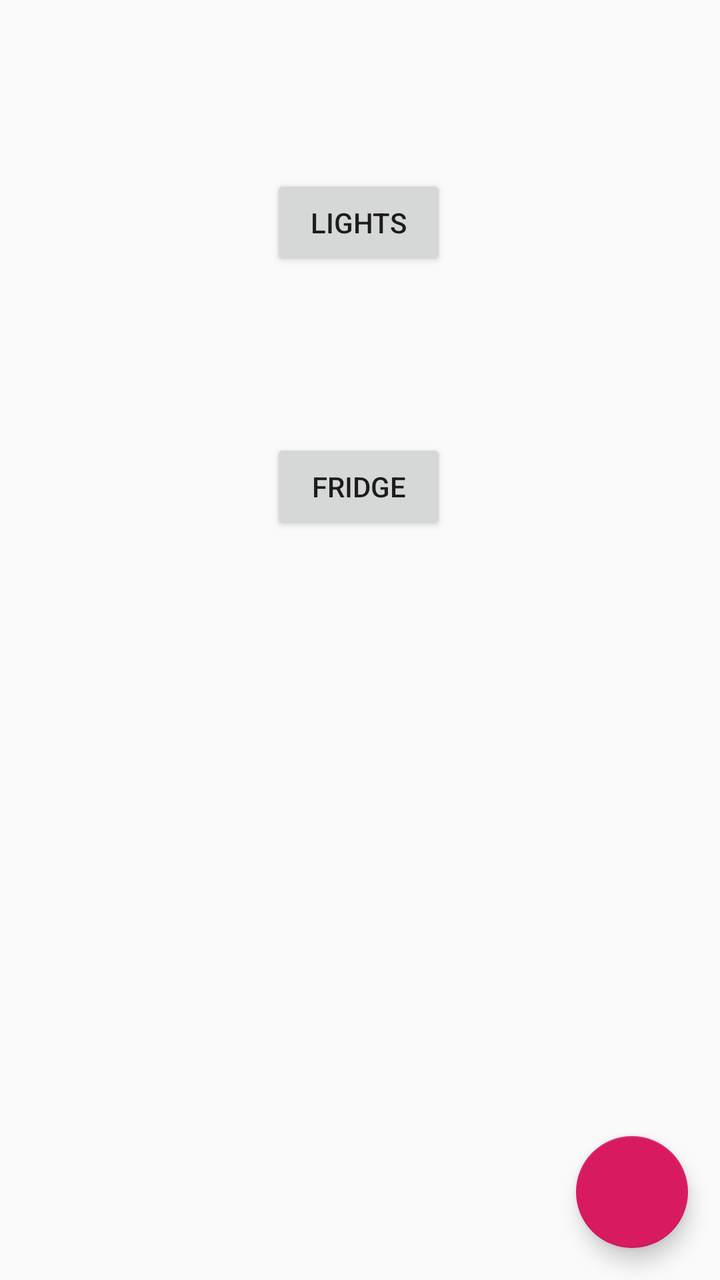
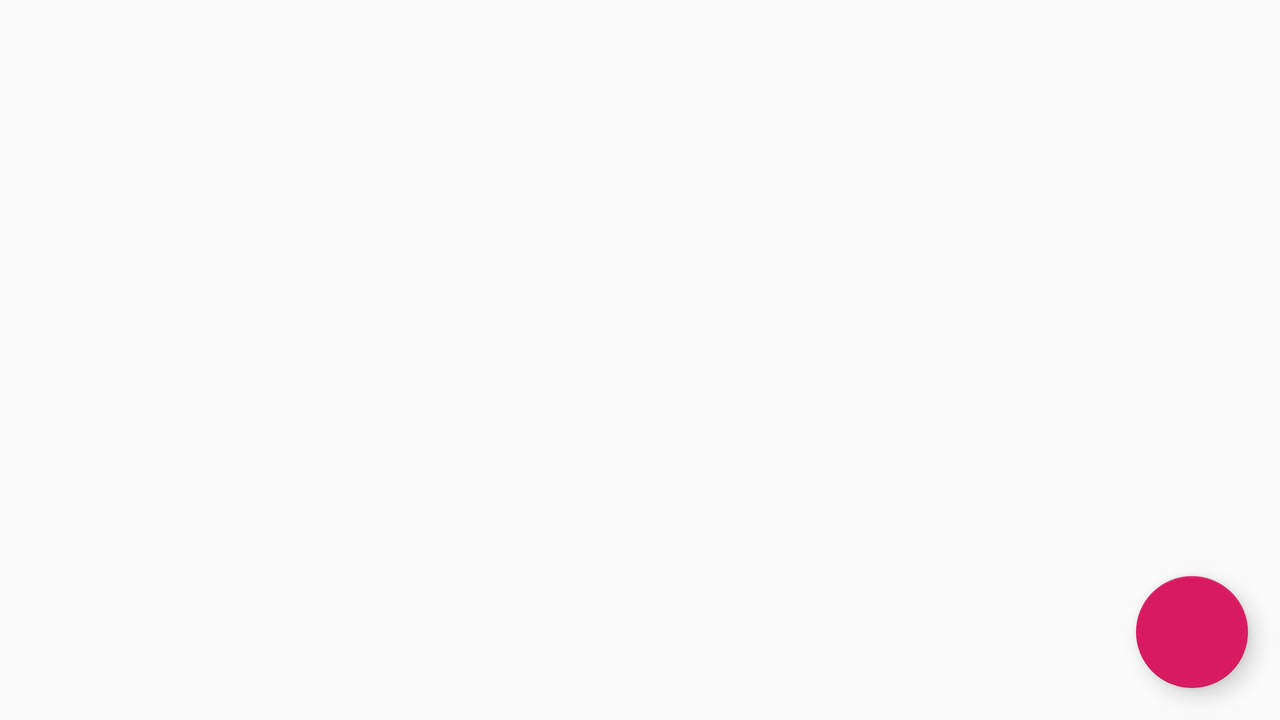

Two renders of one Android screen. The first uses the default layout on a phone; the second uses the alternative layout the repository ships for a different screen configuration, on a matching device. The two XML files are below.
<!-- AndroidManifest.xml: application theme AppTheme -->
<!-- res/layout/devices_fragment.xml -->
<?xml version="1.0" encoding="utf-8"?>
<android.support.constraint.ConstraintLayout xmlns:android="http://schemas.android.com/apk/res/android"
    xmlns:tools="http://schemas.android.com/tools"
    android:layout_width="match_parent"
    android:layout_height="match_parent"
    xmlns:app="http://schemas.android.com/apk/res-auto">

    <GridView
        android:id="@+id/gridview"
        android:layout_width="0dp"
        android:layout_height="0dp"
        android:columnWidth="140dp"
        android:gravity="center"
        android:horizontalSpacing="10dp"
        android:layout_marginTop="10dp"
        android:numColumns="2"
        android:stretchMode="spacingWidthUniform"
        android:verticalSpacing="24dp"
        app:layout_constraintBottom_toBottomOf="parent"
        app:layout_constraintEnd_toEndOf="parent"
        app:layout_constraintStart_toStartOf="parent"
        app:layout_constraintTop_toTopOf="parent" />

    <android.support.design.widget.FloatingActionButton
        android:id="@+id/fab_devices"
        android:layout_width="wrap_content"
        android:layout_height="wrap_content"
        android:layout_gravity="bottom|end"
        android:layout_marginEnd="16dp"
        android:layout_marginRight="16dp"
        android:layout_marginBottom="16dp"
        android:src="@drawable/ic_add_white"
        app:layout_anchor="@id/gridview"
        app:layout_anchorGravity="bottom|right|end"
        app:layout_constraintBottom_toBottomOf="parent"
        app:layout_constraintEnd_toEndOf="parent" />

    <Button
        android:id="@+id/lights_bttn"
        android:layout_width="wrap_content"
        android:layout_height="wrap_content"
        android:layout_marginStart="8dp"
        android:layout_marginLeft="8dp"
        android:layout_marginEnd="8dp"
        android:layout_marginRight="8dp"
        android:layout_marginBottom="8dp"
        android:text="Lights"
        app:layout_constraintBottom_toBottomOf="@+id/gridview"
        app:layout_constraintEnd_toEndOf="parent"
        app:layout_constraintHorizontal_bias="0.498"
        app:layout_constraintStart_toStartOf="parent"
        app:layout_constraintTop_toTopOf="@+id/gridview"
        app:layout_constraintVertical_bias="0.135"/>

    <Button
        android:id="@+id/fridge_bttn"
        android:layout_width="wrap_content"
        android:layout_height="wrap_content"
        android:layout_marginStart="8dp"
        android:layout_marginLeft="8dp"
        android:layout_marginTop="84dp"
        android:layout_marginEnd="8dp"
        android:layout_marginRight="8dp"
        android:text="Fridge"
        app:layout_constraintEnd_toEndOf="parent"
        app:layout_constraintHorizontal_bias="0.498"
        app:layout_constraintStart_toStartOf="parent"
        app:layout_constraintTop_toBottomOf="@+id/lights_bttn" />

</android.support.constraint.ConstraintLayout>
<!-- resources referenced by this layout -->
<resources>
  <style name="AppTheme" parent="Theme.AppCompat.Light.DarkActionBar">
          
          <item name="colorPrimary">@color/colorPrimary</item>
          <item name="colorPrimaryDark">@color/colorPrimaryDark</item>
          <item name="colorAccent">@color/colorAccent</item>
  
      </style>
  <color name="colorPrimary">#008577</color>
  <color name="colorPrimaryDark">#00574B</color>
  <color name="colorAccent">#D81B60</color>
</resources>
<!-- res/layout-land/devices_fragment.xml (the author's variant of the layout above) -->
<!-- drawn on the phone turned sideways -->
<?xml version="1.0" encoding="utf-8"?>
<android.support.constraint.ConstraintLayout xmlns:android="http://schemas.android.com/apk/res/android"
    android:layout_width="match_parent"
    android:layout_height="match_parent"
    xmlns:app="http://schemas.android.com/apk/res-auto">

    <GridView
        android:id="@+id/gridviewDevices"
        android:layout_width="0dp"
        android:layout_height="0dp"
        android:layout_margin="10dp"
        android:columnWidth="100dp"
        android:gravity="center"
        android:numColumns="4"
        android:stretchMode="spacingWidthUniform"
        android:verticalSpacing="36dp"
        app:layout_constraintBottom_toBottomOf="parent"
        app:layout_constraintEnd_toEndOf="parent"
        app:layout_constraintHorizontal_bias="1.0"
        app:layout_constraintStart_toStartOf="parent"
        app:layout_constraintTop_toTopOf="parent"
        app:layout_constraintVertical_bias="0.0" />

    <android.support.design.widget.FloatingActionButton
        android:id="@+id/fab_devices"
        android:layout_width="wrap_content"
        android:layout_height="wrap_content"
        android:layout_gravity="bottom|end"
        android:layout_marginEnd="16dp"
        android:layout_marginRight="16dp"
        android:layout_marginBottom="16dp"
        android:src="@drawable/ic_add_white"
        app:layout_anchor="@id/gridviewDevices"
        app:layout_anchorGravity="bottom|right|end"
        app:layout_constraintBottom_toBottomOf="parent"
        app:layout_constraintEnd_toEndOf="parent" />

</android.support.constraint.ConstraintLayout>
